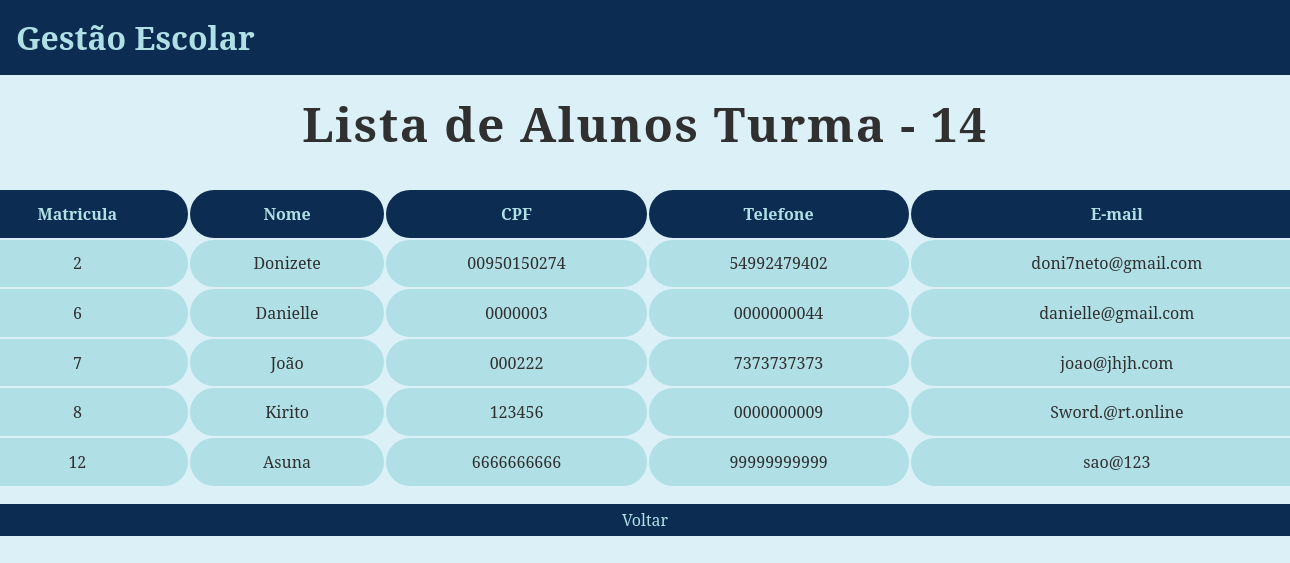
Screenshot of /listar/turmas_alunos/14 with the database file from the repository.
### tables this page shows
CREATE TABLE Alunos (
    matricula INTEGER PRIMARY KEY AUTOINCREMENT,
    nome VARCHAR(255) NOT NULL,
    cpf CHAR(11) NOT NULL,
    telefone CHAR(11),
    email VARCHAR(255) NOT NULL
);

### index.py (the view)
@app.route ("/listar/turmas_alunos/<codigo_turma>")
def listar_turmas_alunos (codigo_turma):
    alunos = Turma.listar_alunos(codigo_turma)
    return render_template ("listar_turmas_alunos.html", alunos = alunos, codigo_turma=codigo_turma)

### turma.py (called while the page is built)
    @classmethod
    def listar_alunos(cls, codigo_turma):
        conexao = sqlite3.connect("gestao_escolar.db")
        cursor = conexao.cursor()
        sql = f"""
    	    SELECT al.matricula, al.nome, al.cpf, al.telefone, al.email
            FROM Alunos AS al
            INNER JOIN Turmas_Alunos AS ta on al.matricula = ta.matricula_aluno
            WHERE ta.codigo_turma = '{codigo_turma}'
        """
        cursor.execute(sql)
        lista_alunos = cursor.fetchall()
        conexao.close()
        return lista_alunos

### templates/listar_turmas_alunos.html
{% extends "base.html" %}
{% block conteudo %}
<div class="conteudo-principal">
    <h2>Lista de Alunos Turma - {{codigo_turma}}</h2>
    <div class="conteudo-tabela">
        <table>
            <tr>
                <th>Matricula</th>
                <th>Nome</th>
                <th>CPF</th>
                <th>Telefone</th>
                <th>E-mail</th>
            </tr>
            {% for aluno in alunos %}
                <tr>
                    <td>{{aluno[0]}}</td>
                    <td>{{aluno[1]}}</td>
                    <td>{{aluno[2]}}</td>
                    <td>{{aluno[3]}}</td>
                    <td>{{aluno[4]}}</td>
            {% endfor %}
        </table>
        <a href="/listar/turmas" class="botao-primario">Voltar</a>
    </div>
</div>
{% endblock %}

### static/css/style.css (style rules this page uses)
:root { --azul-claro: rgb(220, 240, 247); --azul-escuro: rgb(12, 44, 82); --preto: rgb(48, 48, 48); --azul-normal: rgb(94, 157, 200); --palegreen: palegreen; --powderblue: powderblue; }
* { margin: 0; padding: 0; box-sizing: border-box; }
body { font-family: 'Noto Serif', serif; background: var(--azul-claro); }
a { text-decoration: none; }
.botao-primario { display: flex; background-color: var(--azul-escuro); color: var(--powderblue); width: 100%; border-radius: 3rem; text-align: center; justify-content: center; align-items: center; }
main .conteudo-principal { text-align: center; display: flex; justify-content: center; flex-direction: column; align-items: center; margin-bottom: 2rem; }
main .conteudo-principal h2 { margin: 1rem 0 1rem 0; font-size: 3rem; color: var(--preto); letter-spacing: .1rem; }
main .conteudo-principal .conteudo-tabela { width: 85rem; }
main .conteudo-principal .conteudo-tabela .botao-primario { height: 2rem; font-size: 1rem; font-weight: 400; }
main .conteudo-principal table { margin: 1rem 0rem 1rem 0rem; width: 100%; }
main .conteudo-principal table th { background: var(--azul-escuro); color: var(--powderblue); padding: .8rem; border-radius: 2rem; }
main .conteudo-principal table td { background: var(--powderblue); color: var(--preto); padding: .8rem; border-radius: 2rem; }

### rows the page displays
Alunos: matricula "2", nome "Donizete", cpf "00950150274", telefone "54992479402", email "doni7neto@gmail.com"
Alunos: matricula "6", nome "Danielle", cpf "0000003", telefone "0000000044", email "danielle@gmail.com"
Alunos: matricula "7", nome "João", cpf "000222", telefone "7373737373", email "joao@jhjh.com"
Alunos: matricula "8", nome "Kirito", cpf "123456", telefone "0000000009", email "Sword.@rt.online"
Alunos: matricula "12", nome "Asuna", cpf "6666666666", telefone "99999999999", email "sao@123"

### other values shown
{{ codigo_turma }} "14"
